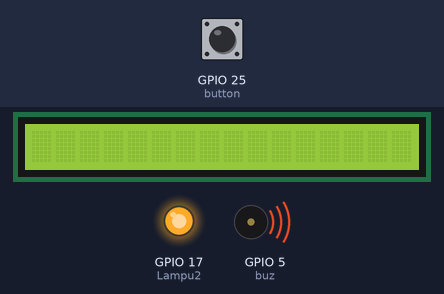
The sketch below on a simulated ESP32. On the bench: 16×1 character LCD, output pins drawn as LEDs (lit = HIGH), buzzer (waves = sounding, pin HIGH). Dashed ring = blinking. Inputs (shaded band) come from the test bench; at power-on: GPIO 25 (button) LOW.

Above: at 1.2 s.
1.3 s: GPIO 25 (button) pulled HIGH for 0.15 s
At 2.5 s:
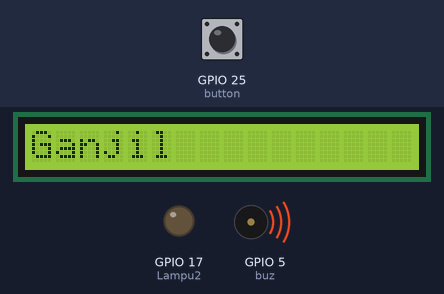
2.9 s: GPIO 25 (button) pulled HIGH for 1 s
At 3.9 s:
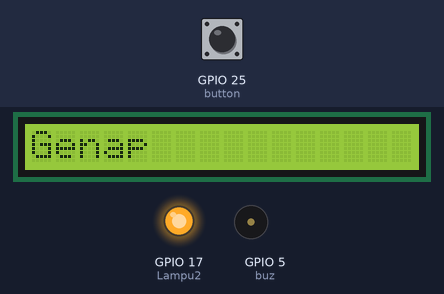
5.4 s: GPIO 25 (button) pulled HIGH for 3.2 s
At 5.8 s:
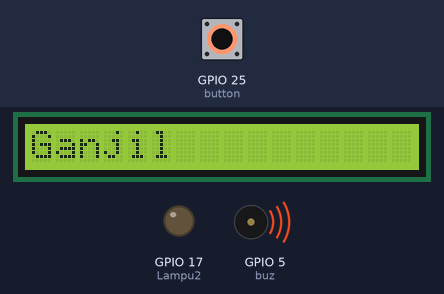
10.1 s: GPIO 25 (button) pulsed HIGH 5 times (0.12 s each, 0.3 s apart)
At 10.61 s:
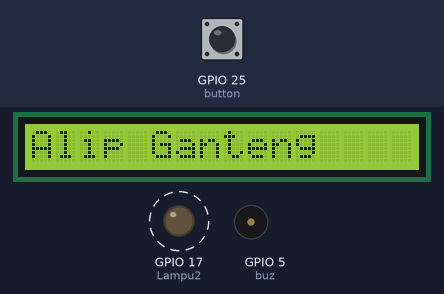
Timing chart, 0 to 13.1 s (numbered marks = the images above; inputs shaded):
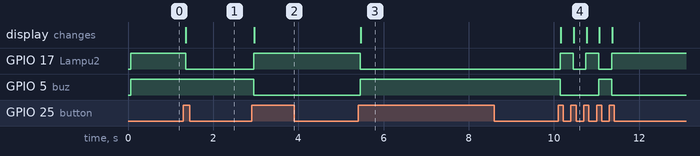

Measured:
- after the input at 1.3 s, GPIO 17 (Lampu2): HIGH → LOW after 0.05 s; the display: changes after 0.06 s (image 1)
- after the input at 2.9 s, GPIO 17 (Lampu2): LOW → HIGH after 0.05 s; GPIO 5 (buz): HIGH → LOW after 0.05 s; the display: changes after 0.06 s (image 2)
- after the input at 5.4 s, GPIO 17 (Lampu2): HIGH → LOW after 0.05 s; GPIO 5 (buz): LOW → HIGH after 0.05 s; the display: changes after 0.06 s (image 3)
- after the input at 10.1 s, GPIO 17 (Lampu2): alternates HIGH for 0.30 s and LOW for 0.30 s, 5 changes in all, then stays HIGH, starting after 0.05 s; GPIO 5 (buz): HIGH → LOW after 0.05 s, → HIGH 0.90 s later, → LOW 0.30 s later; the display: first changes after 0.06 s (image 4 shows a later state)

The sketch:

LCD_Button_Buz_LED.ino
```cpp
/*Jika tombol ditekan:
- Ganjil: BUZZ nyala, LED mati, LCD "Ganjil"
- Genap: LED nyala, BUZZ mati, LCD "Genap"
- Kelipatan 5: LED & BUZZ mati, LCD "Alip Ganteng"*/

#include <Wire.h>
#include <LiquidCrystal_I2C.h>

LiquidCrystal_I2C lcd(0x27, 16, 1);

int buz = 5;
int Lampu2 = 17;
int button = 25;
int buttonState = 0;
int lastButtonState = 0;
unsigned long lastDebounceTime = 0;
unsigned long debounceDelay = 50;
int buttonPressCount = 0;

void setup() {
  pinMode (buz, OUTPUT);
  pinMode (Lampu2, OUTPUT);
  pinMode (button, INPUT);
  lcd.init();
  lcd.backlight();
  lcd.setCursor(0, 0);
  lcd.clear();
  digitalWrite(buz, HIGH);
  digitalWrite(Lampu2, HIGH);
}

void loop() {
  int reading = digitalRead(button);

  if (reading != lastButtonState) {
    lastDebounceTime = millis();
  }

  if ((millis() - lastDebounceTime) > debounceDelay) {
    if (reading != buttonState) {
      buttonState = reading;

      if (buttonState == HIGH) {
        buttonPressCount++;
        if (buttonPressCount % 5 == 0) {
          digitalWrite(buz, LOW);
          digitalWrite(Lampu2, LOW);
          lcd.clear();
          lcd.setCursor(0, 0);
          lcd.print("Alip Ganteng");
        } else if (buttonPressCount % 2 == 0) { // Jika Genap, buz mati - lampu nyala
          digitalWrite(buz, LOW);
          digitalWrite(Lampu2, HIGH);
          lcd.clear();
          lcd.setCursor(0, 0);
          lcd.print("Genap");
        } else {
          digitalWrite(buz, HIGH);
          digitalWrite(Lampu2, LOW);
          lcd.clear();
          lcd.setCursor(0, 0);
          lcd.print("Ganjil");
        }
      }
    }
  }

  lastButtonState = reading;
}
```
